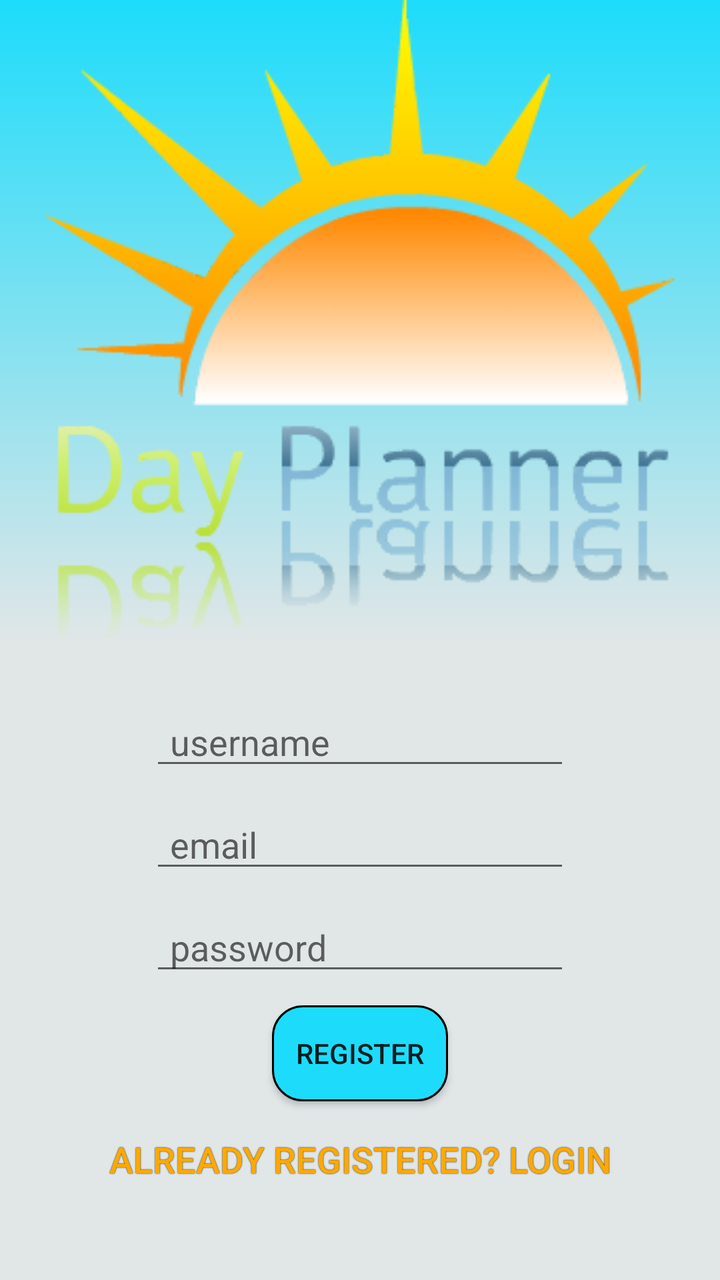
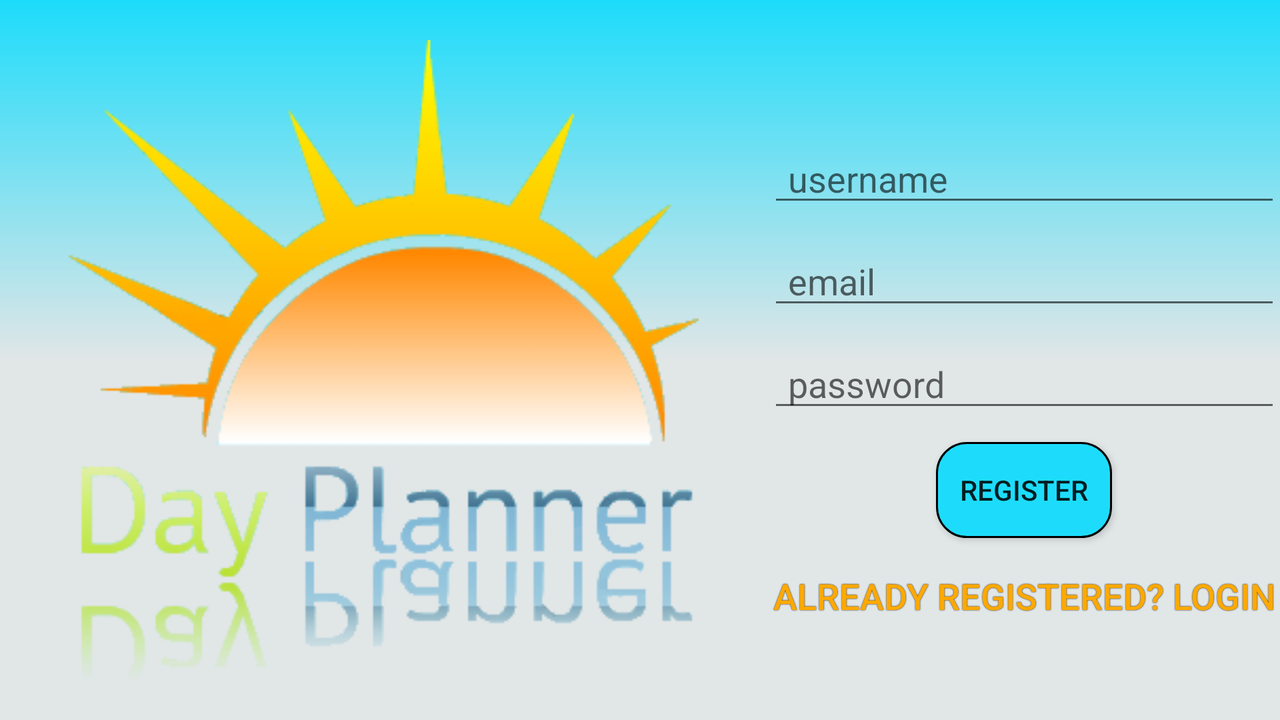

The same Android screen from two of the app's own layout files: first res/layout/ as a phone draws it, then the repository's variant for another configuration, drawn on a device whose configuration selects that folder. Both files follow.
<!-- AndroidManifest.xml: activity theme Theme.AppCompat.Light.NoTitleBar.FullScreen -->
<!-- res/layout/activity_register.xml -->
<LinearLayout xmlns:android="http://schemas.android.com/apk/res/android"
              xmlns:tools="http://schemas.android.com/tools"
              android:layout_width="match_parent"
              android:layout_height="match_parent"
              android:orientation="vertical"
              android:paddingLeft="@dimen/activity_horizontal_margin"
              android:paddingRight="@dimen/activity_horizontal_margin"
              android:paddingTop="@dimen/activity_vertical_margin"
              android:paddingBottom="@dimen/activity_vertical_margin"
              android:background="@drawable/registration_background_gradient"
              android:gravity="center"
              tools:context="com.itec4860.joshua.dayplanner.RegisterActivity">

    
    <LinearLayout
        android:layout_width="match_parent"
        android:layout_height="0dp"
        android:gravity="center_horizontal"
        android:layout_weight=".6">

        <ImageView
            android:id="@+id/logoImageView"
            android:layout_width="match_parent"
            android:layout_height="match_parent"
            android:src="@drawable/logo_with_title"/>

    </LinearLayout>

    
    <LinearLayout
        android:layout_width="wrap_content"
        android:layout_height="0dp"
        android:orientation="vertical"
        android:layout_weight=".6">

        
        <TextView
            android:id="@+id/regErrorMsgTextView"
            android:layout_width="wrap_content"
            android:layout_height="wrap_content"
            android:textColor="@color/red_warning"
            android:padding="5dp"
            android:textStyle="bold"
            android:layout_gravity="center"
            android:gravity="center"/>

        
        <EditText
            android:id="@+id/usernameEditText"
            android:layout_width="wrap_content"
            android:layout_height="wrap_content"
            android:inputType="text"
            android:hint="username"
            android:ems="10"
            android:paddingLeft="10dp"
            android:paddingStart="10dp"
            android:paddingRight="10dp"
            android:paddingEnd="10dp"
            android:layout_gravity="center_horizontal"
            android:layout_marginBottom="10dp"/>

        
        <EditText
            android:id="@+id/emailEditText"
            android:layout_width="wrap_content"
            android:layout_height="wrap_content"
            android:inputType="textEmailAddress"
            android:hint="email"
            android:ems="10"
            android:paddingLeft="10dp"
            android:paddingStart="10dp"
            android:paddingRight="10dp"
            android:paddingEnd="10dp"
            android:layout_gravity="center_horizontal"
            android:layout_marginBottom="10dp"/>

        
        <EditText
            android:id="@+id/passwordEditText"
            android:layout_width="wrap_content"
            android:layout_height="wrap_content"
            android:inputType="textPassword"
            android:hint="password"
            android:ems="10"
            android:paddingLeft="10dp"
            android:paddingStart="10dp"
            android:paddingRight="10dp"
            android:paddingEnd="10dp"
            android:layout_gravity="center_horizontal"
            android:layout_marginBottom="10dp"/>

        
        <Button
            android:id="@+id/registerButton"
            android:layout_width="wrap_content"
            android:layout_height="wrap_content"
            android:text="Register"
            android:background="@drawable/register_btn_background_selector"
            android:paddingLeft="10dp"
            android:paddingRight="10dp"
            android:layout_gravity="center"/>

        
        <Button
            android:id="@+id/loginLinkButton"
            android:layout_width="wrap_content"
            android:layout_height="wrap_content"
            android:text="Already Registered? Login"
            android:textColor="@drawable/login_btn_text_color_selector"
            android:shadowColor="#000000"
            android:shadowRadius="1"
            android:textSize="18sp"
            android:background="@null"
            android:layout_gravity="center"
            android:layout_marginTop="5dp"/>

    </LinearLayout>

</LinearLayout>
<!-- resources referenced by this layout -->
<resources>
  <color name="red_warning">#e30000</color>
  <!-- drawable login_btn_text_color_selector (drawable) -->
  <?xml version="1.0" encoding="utf-8"?>
  <selector xmlns:android="http://schemas.android.com/apk/res/android">
  
      <item
          android:state_pressed="true"
          android:color="#1ddcfb"/>
  
      <item
          android:color="#ffa900"/>
  
  </selector>
  <!-- drawable logo_with_title: png bitmap (drawable, 30897 bytes) -->
  <!-- drawable register_btn_background_selector (drawable) -->
  <?xml version="1.0" encoding="utf-8"?>
  <selector xmlns:android="http://schemas.android.com/apk/res/android">
  
      <item android:drawable="@drawable/register_btn_pressed"
            android:state_pressed="true" />
  
      <item android:drawable="@drawable/register_btn_normal" />
  
  </selector>
  <!-- drawable registration_background_gradient (drawable) -->
  <?xml version="1.0" encoding="utf-8"?>
  <shape xmlns:android="http://schemas.android.com/apk/res/android">
  
      <gradient
          android:startColor="#1ddcfb"
          android:centerColor="#e1e6e7"
          android:endColor="#e1e6e7"
          android:angle="270" />
  
  </shape>
  <style name="Theme.AppCompat.Light.NoTitleBar.FullScreen" parent="AppTheme">
          <item name="android:windowNoTitle">true</item>
          <item name="windowActionBar">false</item>
          <item name="android:windowFullscreen">true</item>
      </style>
  <!-- drawable register_btn_pressed (drawable) -->
  <?xml version="1.0" encoding="utf-8"?>
  <shape xmlns:android="http://schemas.android.com/apk/res/android">
  
      <solid
          android:color="#ffa900" />
  
      <corners
          android:radius="15dp" />
  
      <stroke
          android:width="1dp"
          android:color="#000000" />
  
  </shape>
  <!-- drawable register_btn_normal (drawable) -->
  <?xml version="1.0" encoding="utf-8"?>
  <shape xmlns:android="http://schemas.android.com/apk/res/android">
  
      <solid
          android:color="#1ddcfb" />
  
      <corners
          android:radius="15dp" />
  
      <stroke
          android:width="1dp"
          android:color="#000000" />
  
  </shape>
  <style name="AppTheme" parent="Theme.AppCompat.Light.DarkActionBar">
          
          <item name="actionBarStyle">@style/MyActionBar</item>
      </style>
  <style name="MyActionBar" parent="@style/Widget.AppCompat.ActionBar">
          <item name="background">@drawable/action_bar_background</item>
          <item name="logo">@mipmap/ic_launcher</item>
          <item name="displayOptions">useLogo|showHome</item>
      </style>
  <!-- drawable action_bar_background (drawable) -->
  <?xml version="1.0" encoding="utf-8"?>
  <shape xmlns:android="http://schemas.android.com/apk/res/android">
  
      <gradient
          android:startColor="#1ddcfb"
          android:endColor="#e1e6e7"
          android:angle="270" />
  
  </shape>
</resources>
<!-- res/layout-land/activity_register.xml (the repository's variant of the layout above) -->
<!-- drawn on the phone turned sideways -->
<LinearLayout xmlns:android="http://schemas.android.com/apk/res/android"
              xmlns:tools="http://schemas.android.com/tools"
              android:layout_width="match_parent"
              android:layout_height="match_parent"
              android:orientation="horizontal"
              android:paddingLeft="@dimen/activity_horizontal_margin"
              android:paddingRight="@dimen/activity_horizontal_margin"
              android:paddingTop="@dimen/activity_vertical_margin"
              android:paddingBottom="@dimen/activity_vertical_margin"
              android:background="@drawable/registration_background_gradient"
              android:gravity="center"
              tools:context="com.itec4860.joshua.dayplanner.RegisterActivity">

    
    <LinearLayout
        android:layout_width="0dp"
        android:layout_height="match_parent"
        android:layout_weight=".6"
        android:padding="20dp">

        <ImageView
            android:id="@+id/logoImageView"
            android:layout_width="match_parent"
            android:layout_height="match_parent"
            android:src="@drawable/logo_with_title"/>

    </LinearLayout>

    
    <LinearLayout
        android:layout_width="0dp"
        android:layout_height="match_parent"
        android:orientation="vertical"
        android:gravity="center_vertical"
        android:layout_weight=".4">

        
        <TextView
            android:id="@+id/regErrorMsgTextView"
            android:layout_width="wrap_content"
            android:layout_height="wrap_content"
            android:textColor="#e30000"
            android:padding="5dp"
            android:textStyle="bold"
            android:layout_gravity="center"/>

        
        <EditText
            android:id="@+id/usernameEditText"
            android:layout_width="match_parent"
            android:layout_height="wrap_content"
            android:inputType="text"
            android:hint="username"
            android:ems="10"
            android:paddingLeft="10dp"
            android:paddingStart="10dp"
            android:paddingRight="10dp"
            android:paddingEnd="10dp"
            android:layout_marginBottom="10dp"/>

        
        <EditText
            android:id="@+id/emailEditText"
            android:layout_width="match_parent"
            android:layout_height="wrap_content"
            android:inputType="textEmailAddress"
            android:hint="email"
            android:ems="10"
            android:paddingLeft="10dp"
            android:paddingStart="10dp"
            android:paddingRight="10dp"
            android:paddingEnd="10dp"
            android:layout_marginBottom="10dp"/>

        
        <EditText
            android:id="@+id/passwordEditText"
            android:layout_width="match_parent"
            android:layout_height="wrap_content"
            android:inputType="textPassword"
            android:hint="password"
            android:ems="10"
            android:paddingLeft="10dp"
            android:paddingStart="10dp"
            android:paddingRight="10dp"
            android:paddingEnd="10dp"
            android:layout_marginBottom="10dp"/>

        
        <Button
            android:id="@+id/registerButton"
            android:layout_width="wrap_content"
            android:layout_height="wrap_content"
            android:text="Register"
            android:background="@drawable/register_btn_background_selector"
            android:paddingLeft="10dp"
            android:paddingRight="10dp"
            android:layout_gravity="center"/>

        
        <Button
            android:id="@+id/loginLinkButton"
            android:layout_width="wrap_content"
            android:layout_height="wrap_content"
            android:text="Already Registered? Login"
            android:textColor="@drawable/login_btn_text_color_selector"
            android:shadowColor="#000000"
            android:shadowRadius="1"
            android:textSize="18sp"
            android:background="@null"
            android:layout_gravity="center"
            android:layout_marginTop="5dp"/>

    </LinearLayout>

</LinearLayout>
<!-- resources referenced by the variant -->
<!-- as the phone turned sideways resolves them -->
<resources>
  <!-- drawable login_btn_text_color_selector (drawable) -->
  <?xml version="1.0" encoding="utf-8"?>
  <selector xmlns:android="http://schemas.android.com/apk/res/android">
  
      <item
          android:state_pressed="true"
          android:color="#1ddcfb"/>
  
      <item
          android:color="#ffa900"/>
  
  </selector>
  <!-- drawable logo_with_title: png bitmap (drawable, 30897 bytes) -->
  <!-- drawable register_btn_background_selector (drawable) -->
  <?xml version="1.0" encoding="utf-8"?>
  <selector xmlns:android="http://schemas.android.com/apk/res/android">
  
      <item android:drawable="@drawable/register_btn_pressed"
            android:state_pressed="true" />
  
      <item android:drawable="@drawable/register_btn_normal" />
  
  </selector>
  <!-- drawable registration_background_gradient (drawable) -->
  <?xml version="1.0" encoding="utf-8"?>
  <shape xmlns:android="http://schemas.android.com/apk/res/android">
  
      <gradient
          android:startColor="#1ddcfb"
          android:centerColor="#e1e6e7"
          android:endColor="#e1e6e7"
          android:angle="270" />
  
  </shape>
  <style name="Theme.AppCompat.Light.NoTitleBar.FullScreen" parent="AppTheme">
          <item name="android:windowNoTitle">true</item>
          <item name="windowActionBar">false</item>
          <item name="android:windowFullscreen">true</item>
      </style>
  <!-- drawable register_btn_pressed (drawable) -->
  <?xml version="1.0" encoding="utf-8"?>
  <shape xmlns:android="http://schemas.android.com/apk/res/android">
  
      <solid
          android:color="#ffa900" />
  
      <corners
          android:radius="15dp" />
  
      <stroke
          android:width="1dp"
          android:color="#000000" />
  
  </shape>
  <!-- drawable register_btn_normal (drawable) -->
  <?xml version="1.0" encoding="utf-8"?>
  <shape xmlns:android="http://schemas.android.com/apk/res/android">
  
      <solid
          android:color="#1ddcfb" />
  
      <corners
          android:radius="15dp" />
  
      <stroke
          android:width="1dp"
          android:color="#000000" />
  
  </shape>
  <style name="AppTheme" parent="Theme.AppCompat.Light.DarkActionBar">
          
          <item name="actionBarStyle">@style/MyActionBar</item>
      </style>
  <style name="MyActionBar" parent="@style/Widget.AppCompat.ActionBar">
          <item name="background">@drawable/action_bar_background</item>
          <item name="logo">@mipmap/ic_launcher</item>
          <item name="displayOptions">useLogo|showHome</item>
      </style>
  <!-- drawable action_bar_background (drawable) -->
  <?xml version="1.0" encoding="utf-8"?>
  <shape xmlns:android="http://schemas.android.com/apk/res/android">
  
      <gradient
          android:startColor="#1ddcfb"
          android:endColor="#e1e6e7"
          android:angle="270" />
  
  </shape>
</resources>
